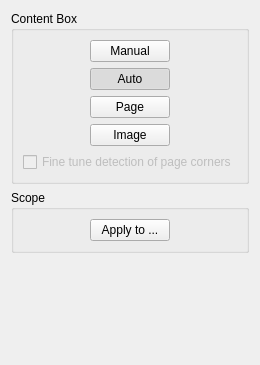
<?xml version="1.0" encoding="UTF-8"?>
<ui version="4.0">
 <class>SelectContentOptionsWidget</class>
 <widget class="QWidget" name="SelectContentOptionsWidget">
  <property name="geometry">
   <rect>
    <x>0</x>
    <y>0</y>
    <width>235</width>
    <height>365</height>
   </rect>
  </property>
  <property name="windowTitle">
   <string>Form</string>
  </property>
  <layout class="QVBoxLayout" name="verticalLayout">
   <item>
    <widget class="QGroupBox" name="contentBox">
     <property name="title">
      <string>Content Box</string>
     </property>
     <layout class="QVBoxLayout" name="verticalLayout_2">
      <item>
       <layout class="QHBoxLayout" name="manualBtnBox">
        <item>
         <spacer name="horizontalSpacer">
          <property name="orientation">
           <enum>Qt::Horizontal</enum>
          </property>
          <property name="sizeHint" stdset="0">
           <size>
            <width>40</width>
            <height>20</height>
           </size>
          </property>
         </spacer>
        </item>
        <item>
         <widget class="QPushButton" name="manualBtn">
          <property name="toolTip">
           <string>Manually adjust the content box size</string>
          </property>
          <property name="text">
           <string>Manual</string>
          </property>
          <property name="checkable">
           <bool>true</bool>
          </property>
          <property name="autoExclusive">
           <bool>true</bool>
          </property>
         </widget>
        </item>
        <item>
         <spacer name="horizontalSpacer_2">
          <property name="orientation">
           <enum>Qt::Horizontal</enum>
          </property>
          <property name="sizeHint" stdset="0">
           <size>
            <width>40</width>
            <height>20</height>
           </size>
          </property>
         </spacer>
        </item>
       </layout>
      </item>
      <item>
       <layout class="QHBoxLayout" name="autoBtnBox">
        <item>
         <spacer name="horizontalSpacer_3">
          <property name="orientation">
           <enum>Qt::Horizontal</enum>
          </property>
          <property name="sizeHint" stdset="0">
           <size>
            <width>40</width>
            <height>20</height>
           </size>
          </property>
         </spacer>
        </item>
        <item>
         <widget class="QPushButton" name="autoBtn">
          <property name="toolTip">
           <string>Lay content box around the text on the page</string>
          </property>
          <property name="statusTip">
           <string/>
          </property>
          <property name="text">
           <string>Auto</string>
          </property>
          <property name="checkable">
           <bool>true</bool>
          </property>
          <property name="checked">
           <bool>true</bool>
          </property>
          <property name="autoExclusive">
           <bool>true</bool>
          </property>
         </widget>
        </item>
        <item>
         <spacer name="horizontalSpacer_4">
          <property name="orientation">
           <enum>Qt::Horizontal</enum>
          </property>
          <property name="sizeHint" stdset="0">
           <size>
            <width>40</width>
            <height>20</height>
           </size>
          </property>
         </spacer>
        </item>
       </layout>
      </item>
      <item>
       <layout class="QHBoxLayout" name="pageBtnBox">
        <item>
         <spacer name="horizontalSpacer_5">
          <property name="orientation">
           <enum>Qt::Horizontal</enum>
          </property>
          <property name="sizeHint" stdset="0">
           <size>
            <width>40</width>
            <height>20</height>
           </size>
          </property>
         </spacer>
        </item>
        <item>
         <widget class="QPushButton" name="pageBtn">
          <property name="toolTip">
           <string>Set content box to page size</string>
          </property>
          <property name="statusTip">
           <string>This mode works best on images with clearly defined page borders (background black, page white).</string>
          </property>
          <property name="text">
           <string>Page</string>
          </property>
          <property name="checkable">
           <bool>true</bool>
          </property>
          <property name="autoExclusive">
           <bool>true</bool>
          </property>
         </widget>
        </item>
        <item>
         <spacer name="horizontalSpacer_6">
          <property name="orientation">
           <enum>Qt::Horizontal</enum>
          </property>
          <property name="sizeHint" stdset="0">
           <size>
            <width>40</width>
            <height>20</height>
           </size>
          </property>
         </spacer>
        </item>
       </layout>
      </item>
      <item>
       <layout class="QHBoxLayout" name="disableBtnBox">
        <item>
         <spacer name="horizontalSpacer_7">
          <property name="orientation">
           <enum>Qt::Horizontal</enum>
          </property>
          <property name="sizeHint" stdset="0">
           <size>
            <width>40</width>
            <height>20</height>
           </size>
          </property>
         </spacer>
        </item>
        <item>
         <widget class="QPushButton" name="imageBtn">
          <property name="toolTip">
           <string>Disable content detection and set whole image as content area</string>
          </property>
          <property name="statusTip">
           <string>This is useful, if the images are already the size of the output page. Set all borders to 0 in the next step.</string>
          </property>
          <property name="text">
           <string>Image</string>
          </property>
         </widget>
        </item>
        <item>
         <spacer name="horizontalSpacer_8">
          <property name="orientation">
           <enum>Qt::Horizontal</enum>
          </property>
          <property name="sizeHint" stdset="0">
           <size>
            <width>40</width>
            <height>20</height>
           </size>
          </property>
         </spacer>
        </item>
       </layout>
      </item>
      <item>
       <layout class="QVBoxLayout" name="fineTunePageBox">
        <item>
         <widget class="QCheckBox" name="fineTunePage">
          <property name="enabled">
           <bool>false</bool>
          </property>
          <property name="statusTip">
           <string>Decrease page size so all corners are out of the black area</string>
          </property>
          <property name="text">
           <string>Fine tune detection of page corners</string>
          </property>
         </widget>
        </item>
       </layout>
      </item>
     </layout>
    </widget>
   </item>
   <item>
    <widget class="QGroupBox" name="scopeBox">
     <property name="title">
      <string>Scope</string>
     </property>
     <layout class="QVBoxLayout">
      <item>
       <layout class="QHBoxLayout">
        <item>
         <spacer>
          <property name="orientation">
           <enum>Qt::Horizontal</enum>
          </property>
          <property name="sizeHint" stdset="0">
           <size>
            <width>40</width>
            <height>20</height>
           </size>
          </property>
         </spacer>
        </item>
        <item>
         <widget class="QPushButton" name="applyToBtn">
          <property name="text">
           <string>Apply to ...</string>
          </property>
         </widget>
        </item>
        <item>
         <spacer>
          <property name="orientation">
           <enum>Qt::Horizontal</enum>
          </property>
          <property name="sizeHint" stdset="0">
           <size>
            <width>40</width>
            <height>20</height>
           </size>
          </property>
         </spacer>
        </item>
       </layout>
      </item>
     </layout>
    </widget>
   </item>
   <item>
    <spacer name="verticalSpacer">
     <property name="orientation">
      <enum>Qt::Vertical</enum>
     </property>
     <property name="sizeHint" stdset="0">
      <size>
       <width>20</width>
       <height>40</height>
      </size>
     </property>
    </spacer>
   </item>
  </layout>
 </widget>
 <resources>
  <include location="../../../resources/resources.qrc"/>
 </resources>
 <connections/>
</ui>
